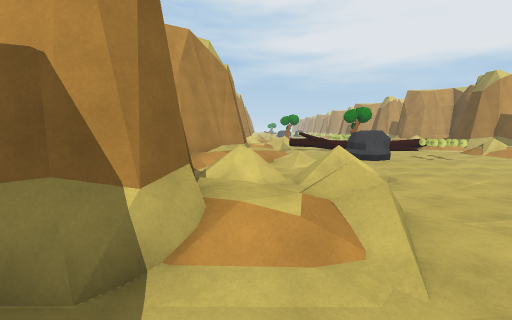
[1] (above)

18 first-person views from a walk through a Unity game level. The camera is 1.2 m above the floor, tilts 6° down and sees 85° across. The floor is counted in squares, 2 m on a side. Each view is taken from the middle of a square. On the plan, view 1 faces up. The plan holds only what a view shows up to about 9 squares ahead; the rest is blank. The place goes on beyond the plan. The player character is not drawn.

[2]
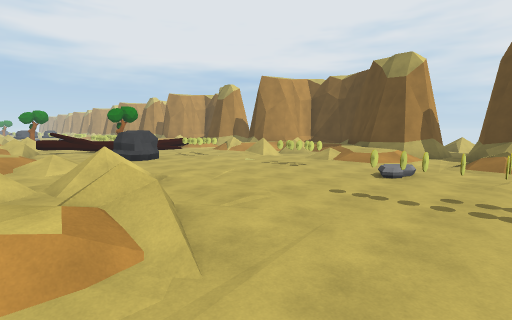

[3]
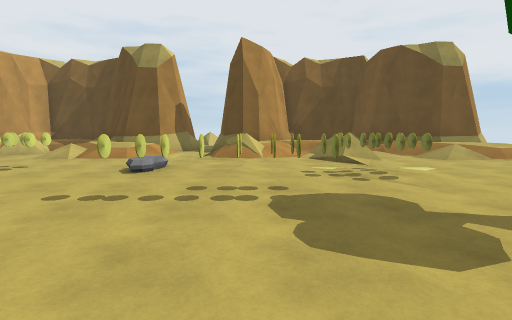

[4]
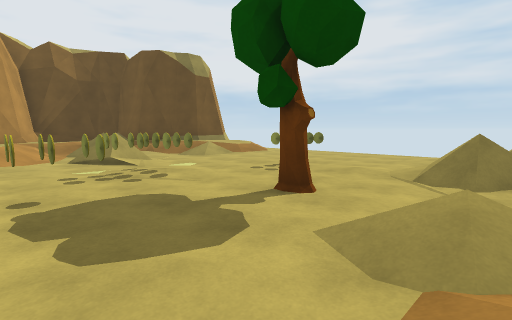

[5]
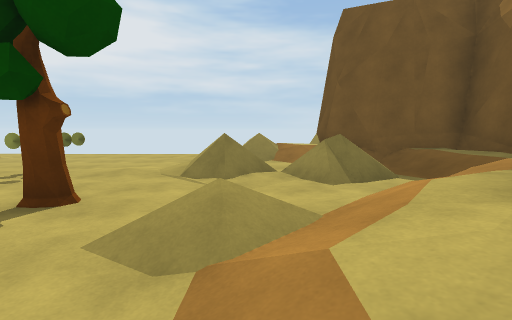

[6]
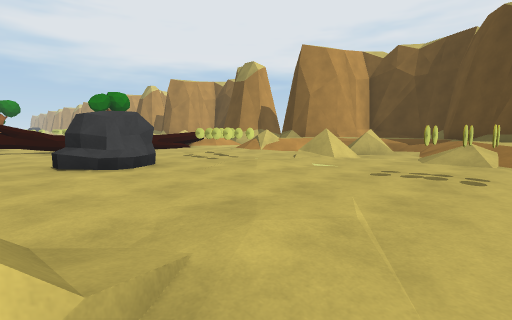

[7]
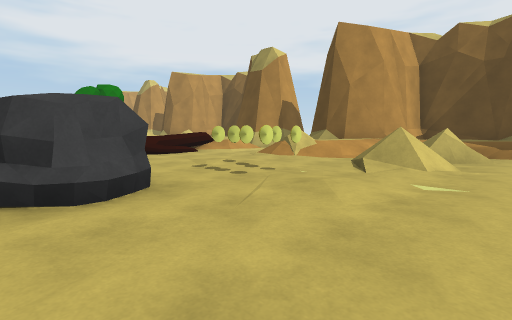

[8]
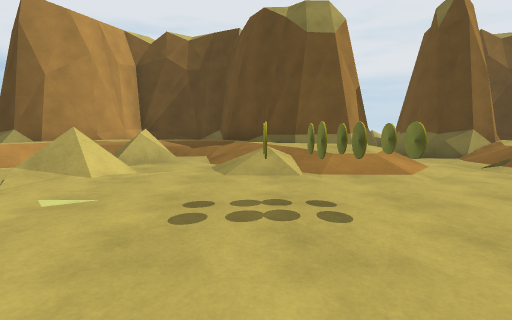

[9]
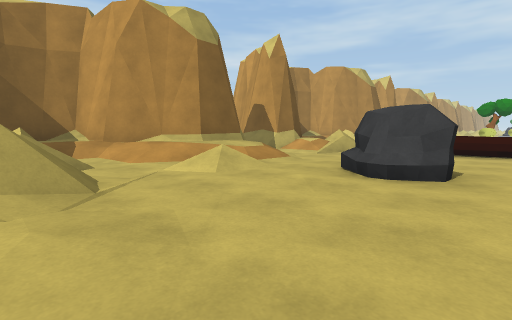

[10]
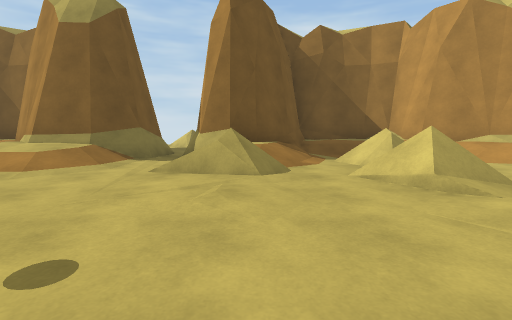

[11]
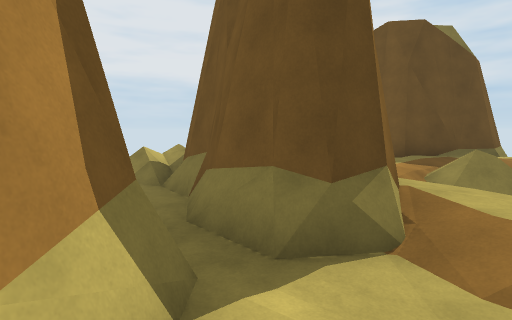

[12]
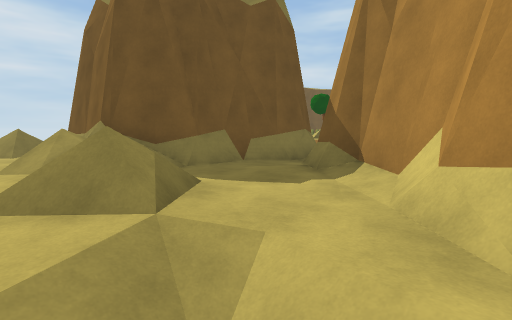

[13]
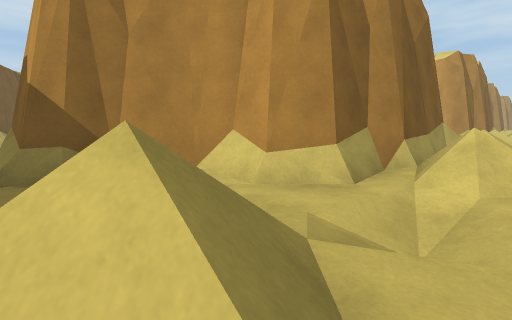

[14]
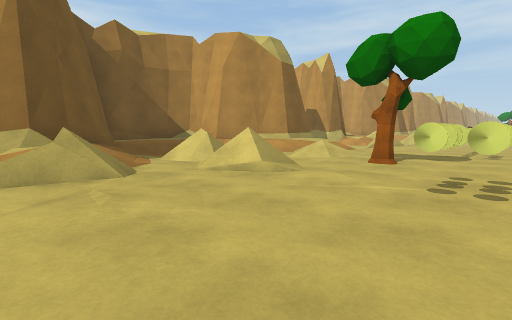

[15]
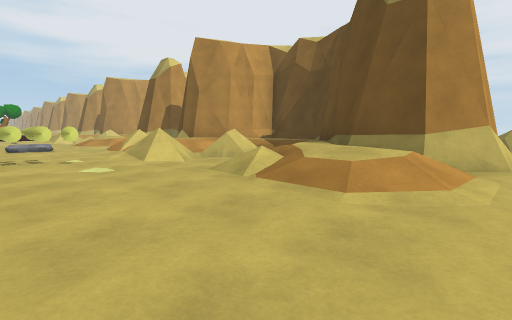

[16]
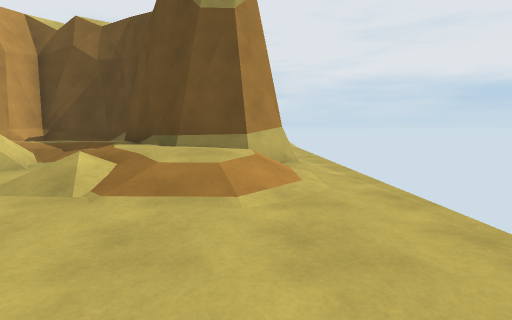

[17]
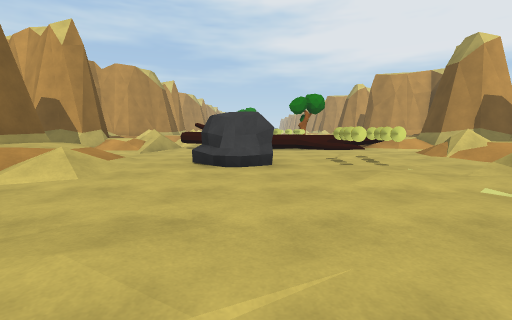

[18]
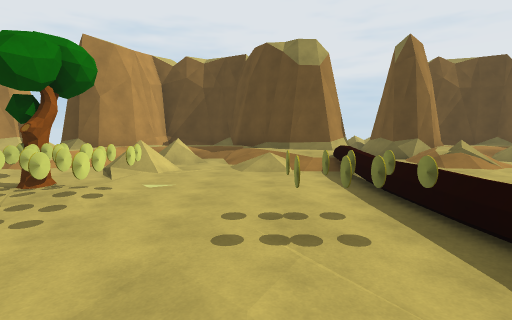

### Floor plan
Key: @ floor where view 1 was taken; # wall or solid block; x gap in a wall; . main floor; : floor 0.25 m higher than the main floor; + floor 0.5 m higher than the main floor; * floor 0.75 m higher than the main floor; / step, stairs or slope; = window, fence, low wall or low ledge; ^ raised ledge; R rock; C coin; T tree; O other object.
Columns run from 3 left of view 1 to 16 right of it. Each row starts with its distance up from view 1.
 20           ://##
 19          O.:/*#
 18         .O#/./*
 17        CCO:/==*
 16       ......./*
 15      /:CO:.//*#
 14       .CC../*##
 13   # /^^^^^^=*##
 12  ##/=:......:/##
 11    ........ //#
 10   #//..R.:.///#
  9   #*/:RR.O..//####/
  8  ##//::..C//./*/##/
  7 ##/......../=#* ##/
  6 #*//........./*####/
  5 #/////:..O.//*####/.
  4 ##/:.....C./*####.//
  3  ##*/::..../*###../.
  2  ##/#:.C.+..::x.:.//
  1  //:...C.:://###. /:
  0  ##@/..O.:./*#####/.
 -1  ##*/:.COO.://####/.
 -2  ##//::.CO////*/## .
 -3 ##/...T...:/==*/##/.
 -4 #*//./.CC.:.//*##
 -5 #*////:C.::/**##
 -6 ##//......:**##
 -7  ##*/::....//###
 -8   #//.......:....

Positions as (right, up) in squares from view 1, and headings:
1: (0, 0), facing up
2: (0, 0), facing up-right
3: (1, 0), facing right
4: (1, 0), facing down-right
5: (1, 0), facing down
6: (2, 4), facing up-right
7: (3, 6), facing up-right
8: (4, 5), facing right
9: (5, 5), facing up-left
10: (5, 3), facing left
11: (9, 3), facing down-right
12: (16, 5), facing down-left
13: (16, 2), facing up-left
14: (5, -8), facing up-left
15: (5, -8), facing up-right
16: (5, -7), facing right
17: (4, 4), facing up
18: (2, 15), facing right
